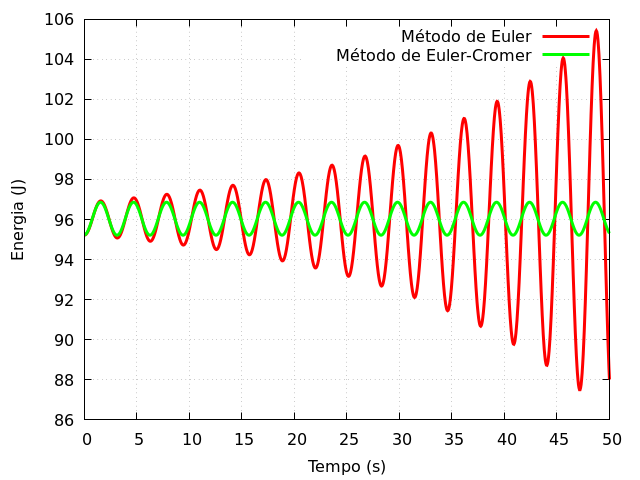

This figure's gnuplot source:
set terminal pngcairo size 640, 480
set output "grafico_energia.png"
reset

set xlabel "Tempo (s)"
set ylabel "Energia (J)"
set grid

set style line 1 lc rgb "red" lw 3 
set style line 2 lc rgb "green" lw 3 

plot 'saida_energia.dat' using 1:2 with lines ls 1 t "Método de Euler",\
    'saida_energia.dat' using 1:3 with lines ls 2 t "Método de Euler-Cromer"